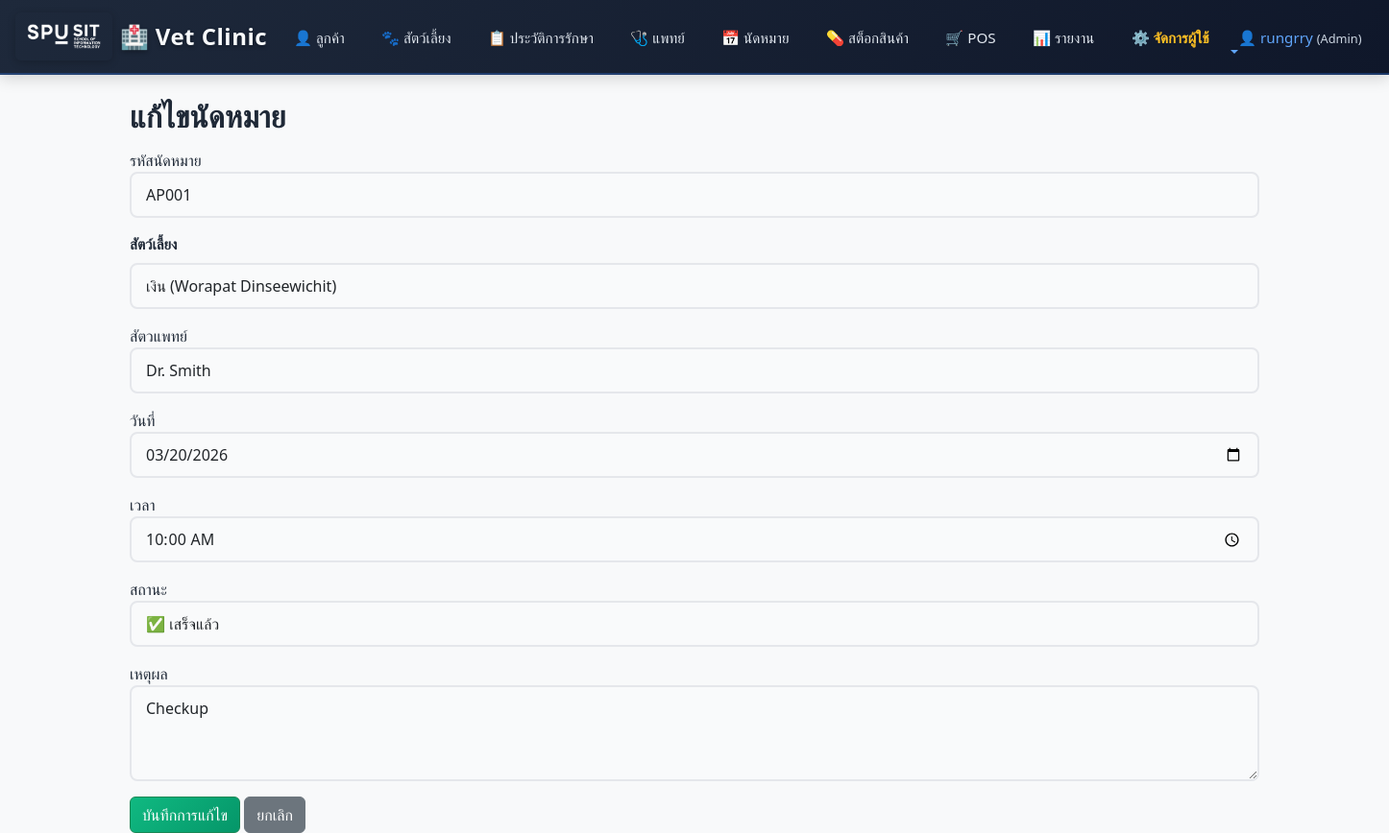
/appointments/edit/AP001/ (signed in), run on the app's committed database.
### myapp/models.py (models this page shows)
class Appointments(models.Model):
    appointment_id = models.CharField(primary_key=True, max_length=6)
    pet = models.ForeignKey('Pets', models.DO_NOTHING)
    vet = models.ForeignKey('Veterinarians', models.DO_NOTHING)
    status = models.ForeignKey(AppointmentStatus, models.DO_NOTHING)
    appointment_date = models.DateField(blank=True, null=True)
    appointment_time = models.TimeField(blank=True, null=True)
    reason = models.CharField(max_length=255, blank=True, null=True)
    class Meta:
        managed = True
        db_table = 'Appointments'

class Pets(models.Model):
    pet_id = models.CharField(primary_key=True, max_length=6)
    owner = models.ForeignKey(Owners, models.DO_NOTHING)
    species = models.ForeignKey('Species', models.DO_NOTHING)
    pet_name = models.CharField(max_length=50)
    breed = models.CharField(max_length=50, blank=True, null=True)
    gender = models.CharField(max_length=10, blank=True, null=True)
    birth_date = models.DateField(blank=True, null=True)
    weight = models.DecimalField(max_digits=6, decimal_places=2, blank=True, null=True)
    class Meta:
        managed = True
        db_table = 'Pets'

class Veterinarians(models.Model):
    vet_id = models.CharField(primary_key=True, max_length=6)
    vet_name = models.CharField(max_length=100)
    specialization = models.CharField(max_length=100, blank=True, null=True)
    phone = models.CharField(max_length=15, blank=True, null=True)
    class Meta:
        managed = True
        db_table = 'Veterinarians'

class AppointmentStatus(models.Model):
    status_id = models.CharField(primary_key=True, max_length=6)
    status_name = models.CharField(max_length=50)
    description = models.CharField(max_length=255, blank=True, null=True)
    class Meta:
        managed = True
        db_table = 'Appointment_Status'

### myapp/views.py (the view, shortened to what this page needs)
# urls.py: path('appointments/edit/<str:id>/', views.edit_appointment, name='edit_appointment'),
@login_required
def edit_appointment(request, id):
    appointment = get_object_or_404(Appointments, pk=id)
    return render(request, 'edit_appointment.html', {
        'appointment': appointment,
        'pet': Pets.objects.all(),
        'vets': Veterinarians.objects.all(),
        'statuses': AppointmentStatus.objects.all()
    })

### myapp/context_processors.py (called while the page is built, shortened)
def user_role(request):
    role = None
    if request.user.is_authenticated:
        if request.user.is_superuser:
            role = 'admin'
    return {'user_role': role}

### myapp/templates/edit_appointment.html (shortened to what this page needs)
{% extends 'base.html' %}
{% block content %}
<h2>แก้ไขนัดหมาย</h2>
<form method="POST">
<div class="mb-3">
<label>รหัสนัดหมาย</label>
<input type="text" name="appointment_id" class="form-control" value="{{ appointment.appointment_id }}" readonly>
</div>
<div class="mb-3">
	<label for="petSelect" class="form-label">สัตว์เลี้ยง</label>
	<select name="pet" id="petSelect" class="form-control">
		{% for pet_obj in pet %}
			<option value="{{ pet_obj.pk }}" {% if appointment.pet.pk == pet_obj.pk %}selected{% endif %}>
				{{ pet_obj.pet_name }}
				{% if pet_obj.owner %} ({{ pet_obj.owner.first_name }} {{ pet_obj.owner.last_name }}){% endif %}
			</option>
		{% endfor %}
	</select>
</div>
<div class="mb-3">
<label>สัตวแพทย์</label>
<select name="veterinarian" class="form-control">
{% for v in vets %}
<option value="{{ v.vet_id }}" {% if appointment.vet and appointment.vet.vet_id == v.vet_id %}selected{% endif %}>{{ v.vet_name }}</option>
{% endfor %}
</select>
</div>
<div class="mb-3">
<label>วันที่</label>
<input type="date"
name="appointment_date"
class="form-control"
value="{{ appointment.appointment_date|date:'Y-m-d' }}">
</div>
<div class="mb-3">
<label>เวลา</label>
<input type="time"
name="appointment_time"
class="form-control"
value="{{ appointment.appointment_time|time:'H:i' }}">
</div>
<div class="mb-3">
<label>สถานะ</label>
<select name="status" class="form-control">
    {% for s in statuses %}
    <option value="{{ s.status_id }}" {% if appointment.status and appointment.status.status_id == s.status_id %}selected{% endif %}>
      {% if s.status_name == 'Scheduled' %}⏳ รอดำเนินการ
      {% elif s.status_name == 'Completed' %}✅ เสร็จแล้ว
      {% elif s.status_name == 'Cancelled' %}❌ ยกเลิก
      {% else %}{{ s.status_name }}
      {% endif %}
    </option>
    {% endfor %}
</select>
</div>
<div class="mb-3">
<label>เหตุผล</label>
<textarea name="reason" class="form-control">{{ appointment.reason }}</textarea>
</div>
<button class="btn btn-success">
บันทึกการแก้ไข
</button>
<a href="/appointments/" class="btn btn-secondary">
ยกเลิก
</a>
</form>
{% endblock %}

### myapp/templates/base.html (shortened to what this page needs)
<!DOCTYPE html>
<html>
<head>
    {% load static %}
    <link href="https://cdn.jsdelivr.net/npm/bootstrap@5.3.2/dist/css/bootstrap.min.css" rel="stylesheet">
    <link rel="stylesheet" href="{% static 'css/style.css' %}">
</head>
<body class="bg-light">
<nav class="navbar navbar-expand-lg navbar-dark" style="background: linear-gradient(135deg, #1e293b 0%, #0f172a 100%); border-bottom: 2px solid rgba(59, 130, 246, 0.3); box-shadow: 0 4px 15px rgba(0, 0, 0, 0.15);">
<div class="container">
<a class="navbar-brand" href="/">
    <img src="/media/Logo%20SPU%20SIT_White.png" alt="True Friend Vet Clinic Logo">
    <span>🏥 Vet Clinic</span>
</a>
<div class="collapse navbar-collapse" id="mainNav">
<ul class="navbar-nav me-auto mb-2 mb-lg-0">
<li class="nav-item"><a class="nav-link" href="/owners">👤 ลูกค้า</a></li>
<li class="nav-item"><a class="nav-link" href="/pets">🐾 สัตว์เลี้ยง</a></li>
<li class="nav-item"><a class="nav-link" href="/medical_records">📋 ประวัติการรักษา</a></li>
<li class="nav-item"><a class="nav-link" href="/vets">🩺 แพทย์</a></li>
<li class="nav-item"><a class="nav-link" href="/appointments">📅 นัดหมาย</a></li>
<li class="nav-item"><a class="nav-link" href="/medicines">💊 สต็อกสินค้า</a></li>
<li class="nav-item"><a class="nav-link" href="/pos">🛒 POS</a></li>
<li class="nav-item"><a class="nav-link" href="/reports">📊 รายงาน</a></li>
{% if user.is_superuser or user.is_staff %}
<li class="nav-item"><a class="nav-link" href="{% url 'user_list' %}" style="color: #fbbf24 !important; font-weight: bold;">⚙️ จัดการผู้ใช้</a></li>
{% endif %}
</ul>
<ul class="navbar-nav ms-auto">
<li class="nav-item dropdown">
<a class="nav-link dropdown-toggle" href="#" id="userDropdown" role="button" data-bs-toggle="dropdown" aria-expanded="false" style="color: #60a5fa !important;">
👤 {{ user.username }}
{% if user_role %}
  <span style="font-size:0.8rem; color: #cbd5e1;">({{ user_role|title }})</span>
{% endif %}
</a>
</li>
</ul>
</div>
</div>
</nav>
<div class="container mt-4">
{% block content %}
{% endblock %}
</div>
</body>
</html>

### myapp/static/css/style.css (style rules this page uses)
body { background: #f5f7fb; color: #1f2937; }
.form-label { font-weight: 600; }
.navbar-nav .nav-link { color: #e2e8f0 !important; margin-right: 0.4rem; }
.navbar-brand { color: #f8fafc !important; font-weight: 700; letter-spacing: 0.4px; }
body { animation: fadeInBody 0.5s ease-in-out; }
.btn { transition: all 0.3s cubic-bezier(0.34, 1.56, 0.64, 1); position: relative; overflow: hidden; }
.btn::before { content: ''; position: absolute; top: 50%; left: 50%; width: 0; height: 0; border-radius: 50%; background: rgba(255, 255, 255, 0.3); transform: translate(-50%, -50%); transition: width 0.6s, height 0.6s; pointer-events: none; }
.btn-success { background: linear-gradient(135deg, #10b981, #059669) !important; }
.form-control, .form-select { transition: all 0.3s ease; border: 2px solid #e5e7eb; background-color: #fafbfc; }
.form-control::placeholder { color: #9ca3af; font-weight: 500; }
a { transition: all 0.2s ease; }
.navbar { background: linear-gradient(135deg, #1e293b, #0f172a) !important; box-shadow: 0 4px 15px rgba(0, 0, 0, 0.1); animation: slideInNavbar 0.5s ease-out; }
.navbar-nav .nav-link { transition: all 0.3s ease !important; position: relative; padding-bottom: 5px !important; }
.navbar-nav .nav-link::after { content: ''; position: absolute; bottom: 0; left: 0; width: 0; height: 2px; background: linear-gradient(90deg, #3b82f6, #60a5fa); transition: width 0.3s ease; }
h2, h3, h4 { color: #1f2937; font-weight: 700; margin-bottom: 15px; }
.mb-3 { margin-bottom: 20px; }
.form-label { display: block; margin-bottom: 8px; font-weight: 600; color: #1f2937; font-size: 0.95rem; }
.form-control, .form-select { border: 2px solid #e5e7eb; border-radius: 8px; padding: 10px 15px; font-size: 1rem; transition: all 0.3s ease; background-color: #f9fafb; }
.form-control::placeholder { color: #9ca3af; }
textarea.form-control { resize: vertical; min-height: 100px; }

### myapp/templates/base.html (style rules this page uses)
.navbar-brand { display: inline-flex; align-items: center; gap: 0.5rem; font-size: 1.5rem; font-weight: 700; letter-spacing: 0.5px; text-shadow: 0 2px 4px rgba(0, 0, 0, 0.3); animation: glow 2s ease-in-out infinite; }
.navbar-brand img { max-height: 50px; width: auto; border-radius: 0.35rem; box-shadow: 0 2px 8px rgba(0, 0, 0, 0.2); }
.container { max-width: 1200px; }
.navbar .container { max-width: 100%; width: 100%; padding-left: 1rem; padding-right: 1rem; }
.navbar-nav { gap: 0.5rem; }
.nav-link { white-space: nowrap; font-size: 0.95rem; padding: 0.5rem 0.75rem !important; }

### data on the page
Appointments: appointment_id "AP001", pet "เงิน (Worapat Dinseewichit)", veterinarian "Dr. Smith", appointment_date "03/20/2026", appointment_time "10:00", status "✅ เสร็จแล้ว", reason "Checkup"

### other printed values
{{ user.username }} "rungrry"
{{ user_role|title }} "Admin"
